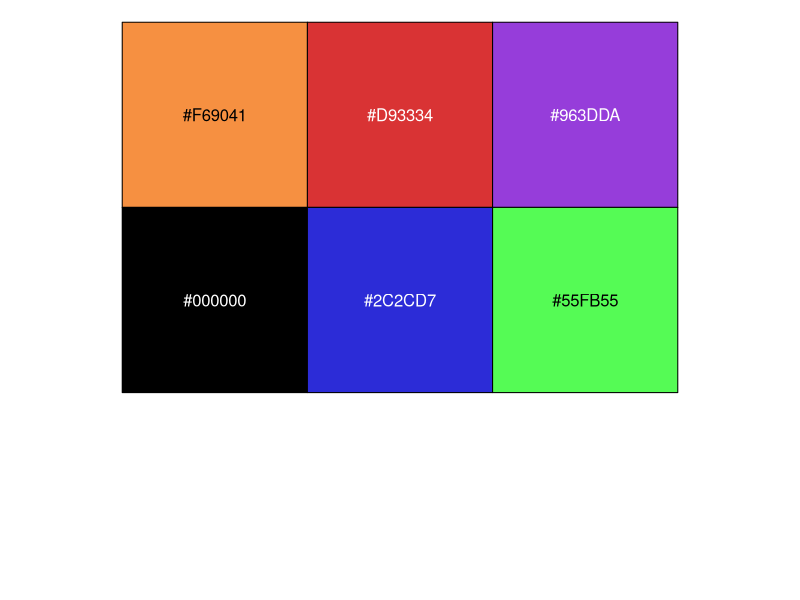
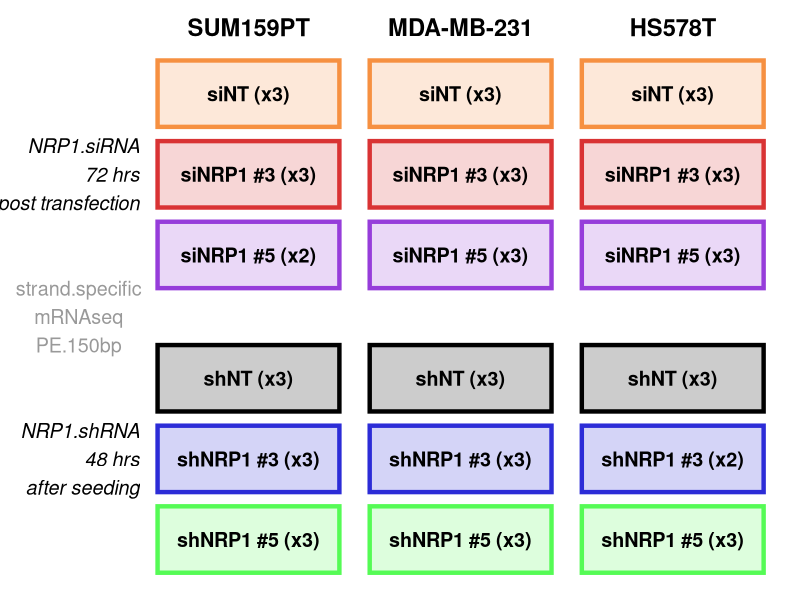
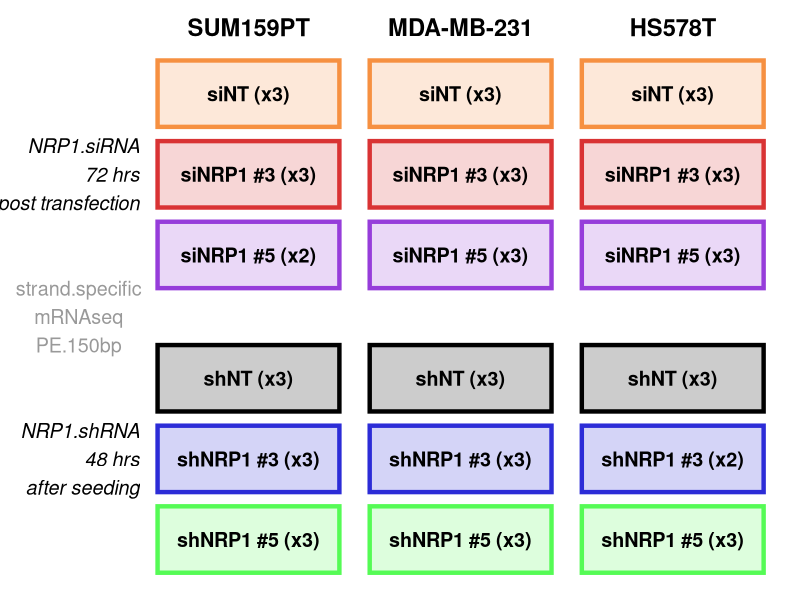

Recreate these plots in R, in order.
## ---- chunk 1

library(ggplot2)
library(dplyr)
#
level.order.treat<-c("siNT","siNRP1.3","siNRP1.5","shNT","shNRP1.3","shNRP1.5") 
group.colors.treat<-colorspace::desaturate(c("darkorange","#E41A1C","purple","black","#0000FF","green"),amount=0.15) #muted colors
scales::show_col(group.colors.treat)

## ---- chunk 2

## Create data frame for rectangles
n_rows <- 6
n_cols <- 3
total_rects <- n_rows * n_cols
#
## Base size of rectangles
rect_width <- 3
rect_height <- 0.7
#
## labels
rect_labels<-rep(c('shNRP1 #5 (x3)','shNRP1 #3 (x3)','shNT (x3)','siNRP1 #5 (x3)','siNRP1 #3 (x3)','siNT (x3)'), times=3)
#
## Define blocks for labeling on left side (blocks of 3 rows)
df <- expand.grid(row = 1:n_rows, col = 1:n_cols) %>%
  arrange(col, row) %>%
  mutate(
    x = (col - 1) * (rect_width + 0.5), #horizontal spacing
    y = ifelse(row <= 3, row - 1, row - 1 + 0.5), 
    xmin = x,
    xmax = x + rect_width,
    ymin = rep(c(0,0.85,1.7, 3,3.85,4.7),3), #instead of y, manual definition worked best 
    ymax = ymin + rect_height,
    label = rect_labels,
    row_color = factor(row)  # Different color by row
  )
df
### 2 outlier samples removed: HS578T.shNRP1.3.3 and SUM159.siNRP1.5.1
df[14,'label']<-'shNRP1 #3 (x2)'
df[4,'label']<-'siNRP1 #5 (x2)'  
df
#
## Define left side block labels for every 3 rows
block_labels <- data.frame(
  block = c("NRP1.shRNA\n48 hrs\nafter seeding", "NRP1.siRNA\n72 hrs\npost transfection"),
  x = -0.3,             # Placed left outside rectangles
  y = c(1.2,4.2) #manual works better
)
block_labels
#
## Column headers
headers <- data.frame(
  col = 1:n_cols,
  x = (0:(n_cols - 1)) * (rect_width + 0.5) + rect_width / 2,
  #y = max(df$y) + rect_height * 1.5,
  y = max(df$ymax) + 0.35,
  header = c("SUM159PT", "MDA-MB-231", "HS578T")
)
#
## Define a color palette for rows
row_colors <- rev(group.colors.treat)
#
## combine plot
plot<-ggplot() +
  geom_rect(data = df, aes(xmin = xmin, xmax = xmax, ymin = ymin, ymax = ymax, color = row_color, fill = row_color), linewidth=1.5) +
  geom_text(data = df, aes(x = xmin + rect_width/2, y = ymin + rect_height/2, label = label), size = 5, fontface = "bold") +
  geom_text(data = headers, aes(x = x, y = y, label = header), size = 6, fontface = "bold") +
  geom_text(data = block_labels, aes(x = x, y = y, label = block), size = 5, hjust = 1, fontface = "italic") +
  annotate(geom='text', x=-1.3, y=2.7, label='strand.specific\nmRNAseq\nPE.150bp', size = 5, hjust = 0.5, color='grey60')+
  scale_color_manual(values = row_colors) +
  scale_fill_manual(values = alpha(row_colors,0.2)) +
  theme_void() +
  theme(legend.position='none')+
  expand_limits(x = -2, y = max(headers$y))
plot

## ---- chunk 3

### A4 page in inches: 8.3 x 11.7 inches --> width=15,height=21.14
dev.new(width=10, height=5, noRStudioGD = T, rescale='fixed')
#
plot
#
cowplot::save_plot("Figure0.pdf", plot = plot, base_width = 10, base_height = 5)

## ---- chunk 4

sessionInfo() #record the R and package versions used
#############################
#RStudio.Version()
# RStudio 2024.12.1+563 "Kousa Dogwood" Release (27771613951643d8987af2b2fb0c752081a3a853, 2025-02-02) for windows
# Mozilla/5.0 (Windows NT 10.0; Win64; x64) AppleWebKit/537.36 (KHTML, like Gecko) RStudio/2024.12.1+563 Chrome/126.0.6478.234 Electron/31.7.7 Safari/537.36, Quarto 1.5.57
##############################
# R version 4.4.3 (2025-02-28 ucrt)
# Platform: x86_64-w64-mingw32/x64
# Running under: Windows 11 x64 (build 22631)
# 
# Matrix products: default
# 
# 
# locale:
# [1] LC_COLLATE=English_Australia.utf8  LC_CTYPE=English_Australia.utf8   
# [3] LC_MONETARY=English_Australia.utf8 LC_NUMERIC=C                      
# [5] LC_TIME=English_Australia.utf8    
# 
# time zone: Australia/Brisbane
# tzcode source: internal
# 
# attached base packages:
# [1] stats     graphics  grDevices utils     datasets  methods   base     
# 
# other attached packages:
# [1] dplyr_1.1.4   ggplot2_4.0.0
# 
# loaded via a namespace (and not attached):
#  [1] vctrs_0.6.5        cli_3.6.5          knitr_1.50         rlang_1.1.6        xfun_0.53         
#  [6] generics_0.1.4     S7_0.2.0           glue_1.8.0         colorspace_2.1-1   htmltools_0.5.8.1 
# [11] rsconnect_1.5.1    scales_1.4.0       rmarkdown_2.29     grid_4.4.3         evaluate_1.0.5    
# [16] tibble_3.3.0       fastmap_1.2.0      yaml_2.3.10        lifecycle_1.0.4    compiler_4.4.3    
# [21] RColorBrewer_1.1-3 pkgconfig_2.0.3    rstudioapi_0.17.1  farver_2.1.2       digest_0.6.37     
# [26] R6_2.6.1           tidyselect_1.2.1   pillar_1.11.0      magrittr_2.0.4     withr_3.0.2       
# [31] tools_4.4.3        gtable_0.3.6   
##############################

